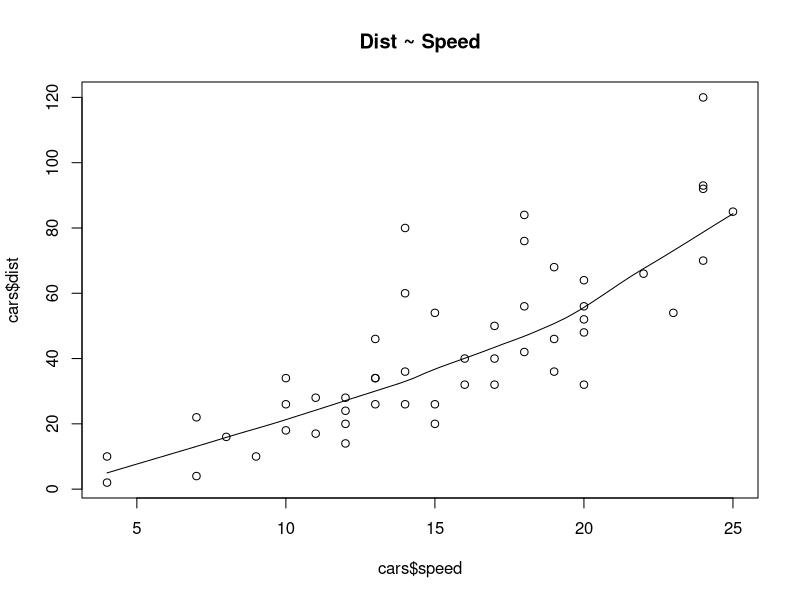
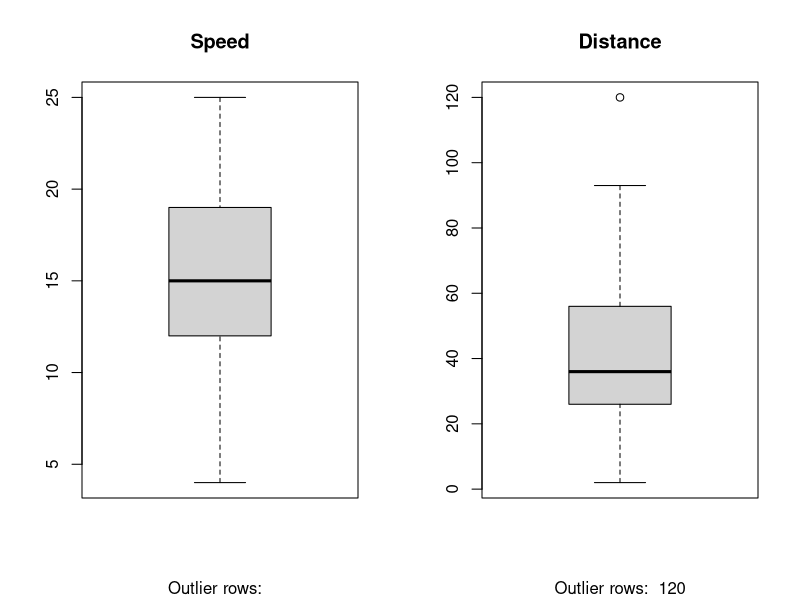
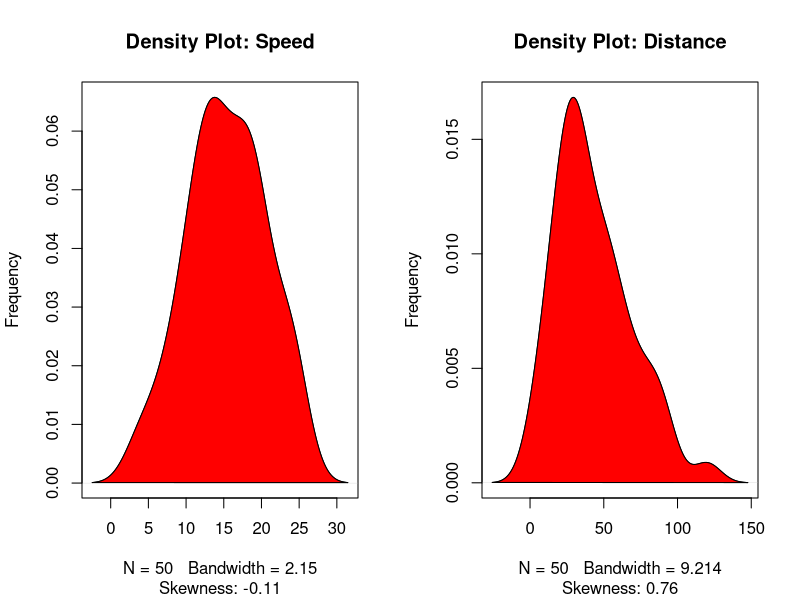
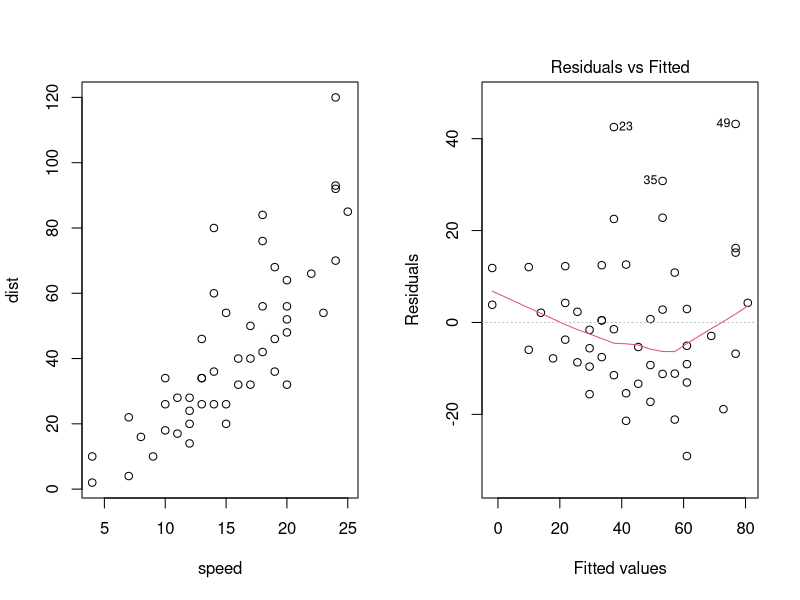
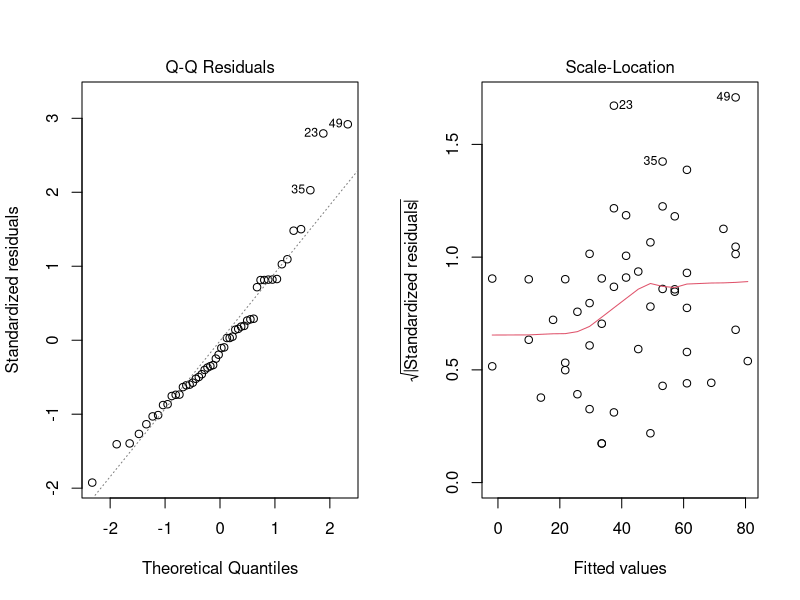
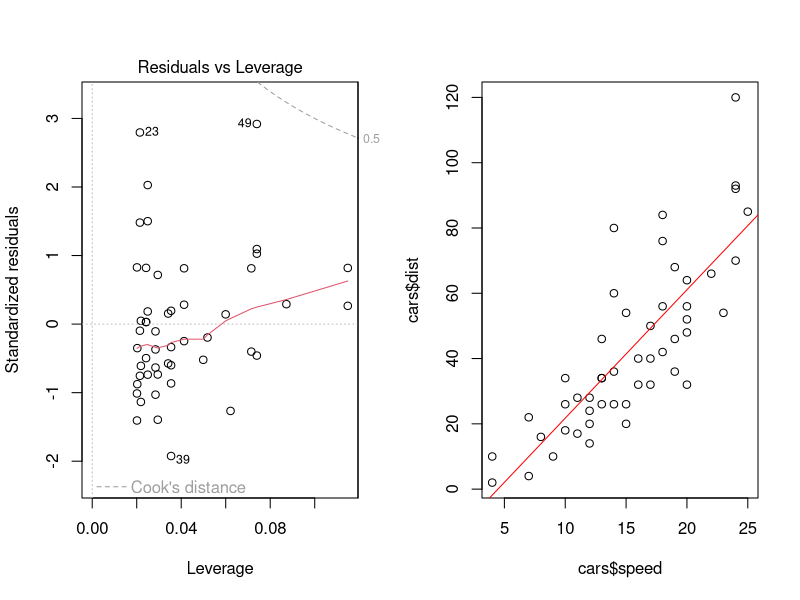

These figures' R source, in order:
head(cars)
scatter.smooth(x=cars$speed, y=cars$dist, main="Dist ~ Speed")

par(mfrow=c(1, 2))  # divide graph area in 2 columns
boxplot(cars$speed, main="Speed", 
        sub=paste("Outlier rows: ", 
                  boxplot.stats(cars$speed)$out)) # box plot for 'speed'
boxplot(cars$dist, main="Distance", 
        sub=paste("Outlier rows: ", 
                  boxplot.stats(cars$dist)$out))  # box plot for 'distance'

library(e1071)  # for skewness function
par(mfrow=c(1, 2))  # divide graph area in 2 columns

plot(density(cars$speed), 
     main="Density Plot: Speed", 
     ylab="Frequency", 
     sub=paste("Skewness:", 
               round(e1071::skewness(cars$speed), 2)))  
# density plot for 'speed'
polygon(density(cars$speed), col="red")

plot(density(cars$dist), 
     main="Density Plot: Distance", 
     ylab="Frequency", 
     sub=paste("Skewness:", 
               round(e1071::skewness(cars$dist), 2)))  
# density plot for 'dist'
polygon(density(cars$dist), col="red")


cor(cars$speed, cars$dist)  # calculate correlation between speed and distance

linearMod <- lm(dist ~ speed, data=cars)  # build linear regression model on full data
print(linearMod)


dist <- cars$dist
speed <- cars$speed
plot(speed, dist)
plot(linearMod)
abline(linearMod, col="red")
abline(lm(dist ~ speed))
abline(lm(dist ~ speed), col="red")

plot(cars$dist ~ cars$speed)
abline(linearMod, col="red")

# Create Training and Test data -
set.seed(100)  # setting seed to reproduce results of random sampling
trainingRowIndex <- sample(1:nrow(cars), 0.8*nrow(cars))  # row indices for training data
trainingData <- cars[trainingRowIndex, ]  # model training data
testData  <- cars[-trainingRowIndex, ]   # test data

lmMod <- lm(dist ~ speed, data=trainingData)  # build the model
distPred <- predict(lmMod, testData)  # predict distance

actuals_preds <- data.frame(cbind(actuals=testData$dist, predicteds=distPred))  # make actuals_predicteds dataframe.
correlation_accuracy <- cor(actuals_preds)  # 82.7%
head(actuals_preds)

# Min-Max Accuracy Calculation
min_max_accuracy <- mean(apply(actuals_preds, 1, min) / apply(actuals_preds, 1, max))  
# => 38.00%, min_max accuracy

# MAPE Calculation
mape <- mean(abs((actuals_preds$predicteds - actuals_preds$actuals))/actuals_preds$actuals)  
# => 69.95%, mean absolute percentage deviation